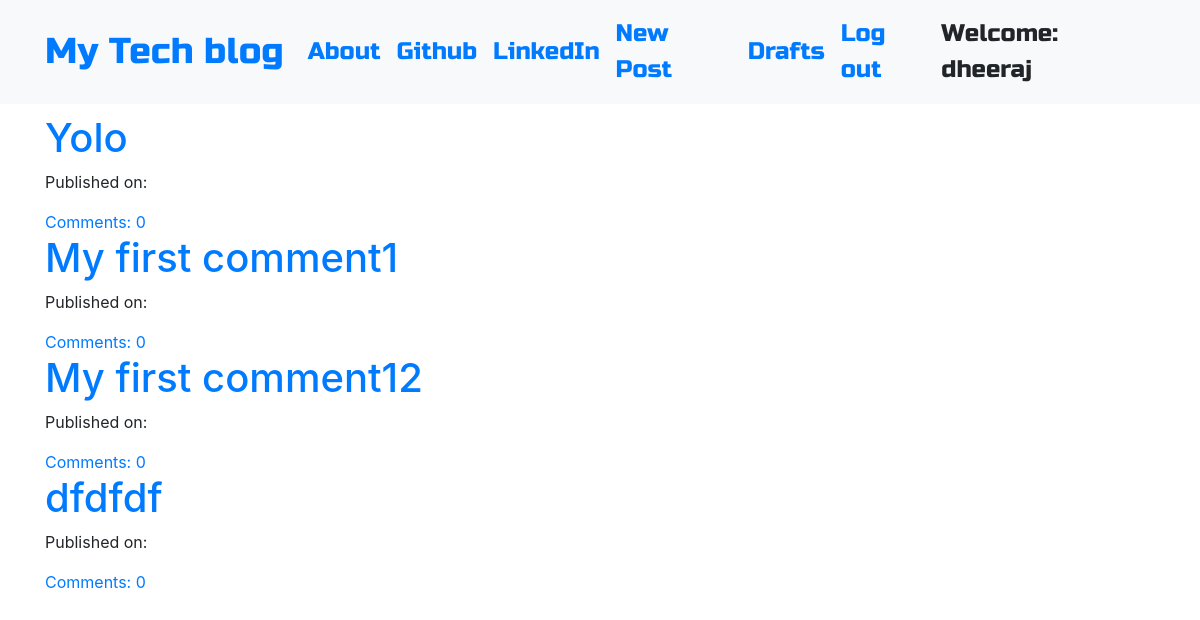
Page /drafts/ (signed in) on the committed database.
### blog/models.py (models this page shows, shortened)
class Post(models.Model):
    author = models.ForeignKey('auth.User', on_delete=models.CASCADE)
    title = models.CharField(max_length=200)
    text = models.TextField()
    create_date = models.DateTimeField(default=timezone.now)
    published_date = models.DateTimeField(blank=True, null=True)
    def approve_comments(self):
        return self.comments.filter(approved_comment=True)

### blog/views.py (the view)
# urls.py: path('drafts/', views.DraftListView.as_view(), name='post_draft_list'),
class DraftListView(LoginRequiredMixin, ListView):
    login_url = '/login'
    redirect_field_name = 'blog/post_list.html'
    model = Post
    def get_queryset(self):
        return Post.objects.filter(published_date__isnull=True).order_by('create_date')

### blog/templates/blog/post_list.html
{% extends 'blog/base.html' %}
{% block content %}
<div class="centerstage">
  {% for post in post_list %}
    <div class="post">
      <h1><a href="{% url 'post_detail' pk=post.pk %}">{{ post.title }}</a></h1>
      <div class="date">
        <p>Published on: {{post.published|date:"D M Y"}}</p>
      </div>
      <a href="% url 'post_detail' pk=post.pk %">Comments: {{ post.approve_comments.count }}</a>
    </div>
  {% endfor %}
</div>
{% endblock %}

### blog/templates/blog/base.html (shortened to what this page needs)
<!DOCTYPE html>
{% load static %}
<html>
  <head>
    <link rel="stylesheet" href="https://stackpath.bootstrapcdn.com/bootstrap/4.1.3/css/bootstrap.min.css"
>
    <link href="https://maxcdn.bootstrapcdn.com/font-awesome/4.7.0/css/font-awesome.min.css" rel="stylesheet">
    <link rel="stylesheet" href="//cdn.jsdelivr.net/medium-editor/latest/css/medium-editor.min.css" type="text/css" media="screen" charset="utf-8">
    <link rel="stylesheet" href="{% static 'css/blog.css' %}">
  </head>
  <body class='loader'>
    <nav class="navbar navbar-expand-lg bg-light techfont">
      <div class="container">
        <div class="navbar-nav align-items-center">
          <a class="navbar-brand bigbrand" href="{% url 'post_list' %}">My Tech blog</a>
          <a class="nav-item nav-link" href="{% url 'about' %}">About</a>
          <a class="nav-item nav-link" href="https://www.github.com">Github</a>
          <a class="nav-item nav-link" href="https://www.linkedin.com">LinkedIn</a>
        </div>
        <div class="navbar-nav align-items-center ml-auto">
          {% if user.is_authenticated %}
            <a class="nav-item nav-link" href="{% url 'post_new' %}">New Post</a>
            <a class="nav-item nav-link" href="{% url 'post_draft_list' %}">Drafts</a>
            <a class="nav-item nav-link" href="{% url 'logout' %}">Log out</a>
            <a >Welcome: {{ user.username }}</a>
          {% else %}
            <a class="nav-item nav-link" href="{% url 'login' %}" aria-label="Login">
              <span class="fa fa-user" aria-hidden="true"></span></a>
          {% endif %}
        </div>
      </div>
    </nav>
          <div class="content container">
              <div class="row">
                  <div class="col-md-8">
                    <div class="blog_posts">
                      {% block content %}
                      {% endblock %}
                    </div>
                  </div>
              </div>
          </div>
  </body>
</html>

### blog/static/css/blog.css (style rules this page uses)
.techfont { font-family: 'Russo One', sans-serif; font-size: 1.5em; margin-bottom: 10px; }
.centerstage { margin-left: auto; margin-right: auto; }
.bigbrand { font-size: 1.5em; }
.loader { filter:hue-rotate(0deg); color: linear-gradient(45deg,#0f8,#08f); animation:hue 5000ms infinite linear; }

### rows in the picture
Post: title "Yolo", approve_comments.count "0"
Post: title "My first comment1", approve_comments.count "0"
Post: title "My first comment12", approve_comments.count "0"
Post: title "dfdfdf", approve_comments.count "0"

### other values in the picture
{{ user.username }} "dheeraj"
